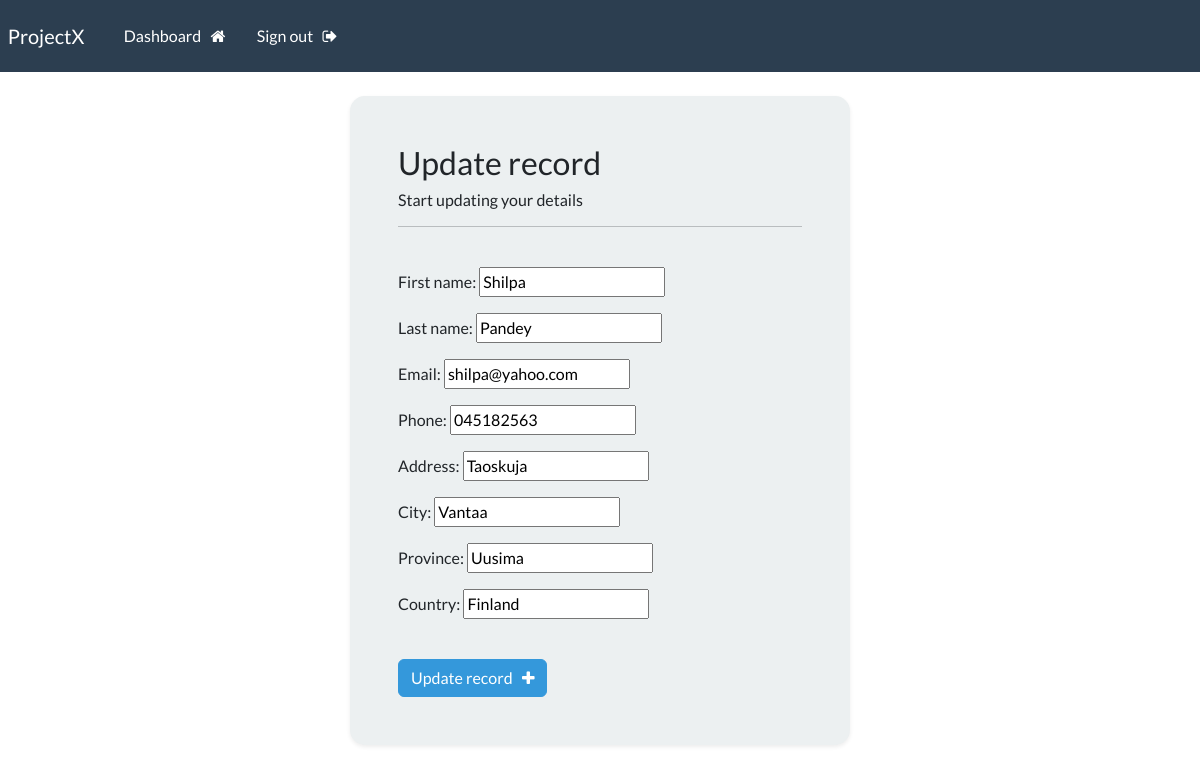
Screenshot of /update-record/7 (signed in) with the database file from the repository.
### webapp/models.py (models this page shows, shortened)
class Record(models.Model):
    creation_date = models.DateTimeField(auto_now_add=True)
    first_name = models.CharField(max_length=100)
    last_name = models.CharField(max_length=100)
    email = models.CharField(max_length=255)
    phone = models.CharField(max_length=20)
    address = models.CharField(max_length=300)
    city = models.CharField(max_length=255)
    province = models.CharField(max_length=125)
    country = models.CharField(max_length=125)

### webapp/views.py (the view)
# urls.py: path('update-record/<int:pk>', views.update_record, name='update-record'),
@login_required(login_url='my-login')
def update_record(request, pk):
    record = Record.objects.get(id=pk)
    form = UpdateRecordForm(instance=record)
    if request.method == 'POST':
        form = UpdateRecordForm(request.POST, instance=record)
        if form.is_valid():
            form.save()
            messages.success(request, "Your record was updated!")
            return redirect("dashboard")
    context = {'form':form}
    return render(request, 'webapp/update-record.html', context=context)

### webapp/forms.py
class UpdateRecordForm(forms.ModelForm):
    class Meta:
        model = Record
        fields = ['first_name', 'last_name', 'email', 'phone', 'address', 'city', 'province', 'country']

### webapp/templates/webapp/update-record.html (shortened to what this page needs)
{% extends 'webapp/base.html' %}
{% load crispy_forms_tags %}
{% block content %}
<body>
    <div class = "container bg-light shadow-sm p-5 form-layout">
        <h3> Update record </h3>
        <h6> Start updating your details </h6>
        <hr>
        <br>
        <form method="POST" autocomplete="off">
            {{form.as_p}}
            <br>
            <button type="submit" class="btn btn-info"> Update record &nbsp;
                <i class="fa fa-plus" arial-hidden="true"></i>
            </button>
        </form>
    </div>
</body>
{% endblock %}

### static/css/styles.css (style rules this page uses)
.form-layout { border-radius: 15px; width: 500px; }

### rows the page displays
Record: first_name "Shilpa", last_name "Pandey", email "shilpa@yahoo.com", phone "045182563", address "Taoskuja", city "Vantaa", province "Uusima", country "Finland"
